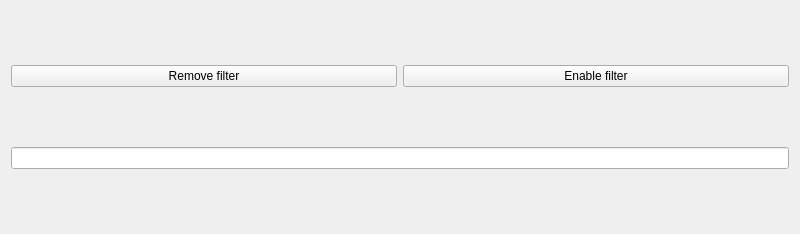
<?xml version="1.0" encoding="UTF-8"?>
<ui version="4.0">
 <class>Widget</class>
 <widget class="QWidget" name="Widget">
  <property name="geometry">
   <rect>
    <x>0</x>
    <y>0</y>
    <width>800</width>
    <height>234</height>
   </rect>
  </property>
  <property name="windowTitle">
   <string>Widget</string>
  </property>
  <layout class="QVBoxLayout" name="verticalLayout">
   <item>
    <layout class="QHBoxLayout" name="horizontalLayout">
     <item>
      <widget class="QPushButton" name="po_btnRemoveFilter">
       <property name="text">
        <string>Remove filter</string>
       </property>
      </widget>
     </item>
     <item>
      <widget class="QPushButton" name="po_btnEnableFilter">
       <property name="text">
        <string>Enable filter</string>
       </property>
      </widget>
     </item>
    </layout>
   </item>
   <item>
    <widget class="QLineEdit" name="po_le_NumberForbid"/>
   </item>
  </layout>
 </widget>
 <resources/>
 <connections/>
</ui>
